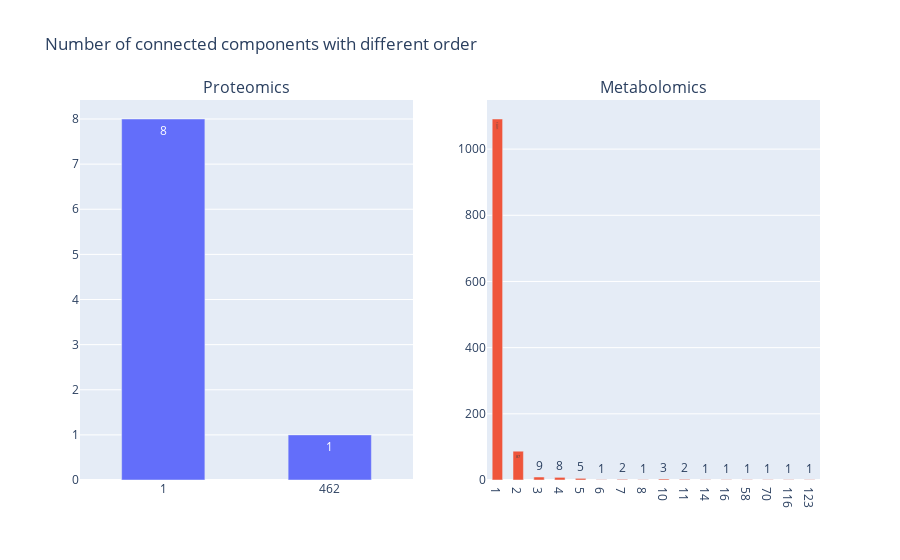

Here is the notebook cell this chart was saved with:
### Code cell
#
# Number of connected components with different sizes
#

G = mmg

fig = make_subplots(rows=1, cols=2, subplot_titles=['Proteomics', 'Metabolomics'])#go.Figure()
for n,G in enumerate([qqg, mmg]):
    plot = pd.Series([len(i) for i in nx.connected_components(G)]).value_counts().sort_index()
    fig.add_trace(go.Bar(
        x = [str(i) for i in plot.index],
        y = plot.values,
        width=0.5,
        text=plot.values, textposition='auto', 
    ), row=1, col=n+1)

fig.update_layout(bargap=1)
fig.update_layout(title=f'Number of connected components with different order', showlegend=False)
fig.show()

### Figure 1 — Plotly figure (JSON) as saved in the notebook; plotly's stock layout.template omitted (floating-point values rounded to 4 significant figures)
{"data": [{"text": [8, 1], "textposition": "auto", "type": "bar", "width": 0.5, "x": ["1", "462"], "xaxis": "x", "y": [8, 1], "yaxis": "y"}, {"text": [1091, 87, 9, 8, 5, 1, 2, 1, 3, 2, 1, 1, 1, 1, 1, 1], "textposition": "auto", "type": "bar", "width": 0.5, "x": ["1", "2", "3", "4", "5", "6", "7", "8", "10", "11", "14", "16", "58", "70", "116", "123"], "xaxis": "x2", "y": [1091, 87, 9, 8, 5, 1, 2, 1, 3, 2, 1, 1, 1, 1, 1, 1], "yaxis": "y2"}], "layout": {"annotations": [{"font": {"size": 16}, "showarrow": false, "text": "Proteomics", "x": 0.225, "xanchor": "center", "xref": "paper", "y": 1, "yanchor": "bottom", "yref": "paper"}, {"font": {"size": 16}, "showarrow": false, "text": "Metabolomics", "x": 0.775, "xanchor": "center", "xref": "paper", "y": 1, "yanchor": "bottom", "yref": "paper"}], "bargap": 1, "showlegend": false, "title": {"text": "Number of connected components with different order"}, "xaxis": {"anchor": "y", "domain": [0, 0.45]}, "xaxis2": {"anchor": "y2", "domain": [0.55, 1]}, "yaxis": {"anchor": "x", "domain": [0, 1]}, "yaxis2": {"anchor": "x2", "domain": [0, 1]}}}
